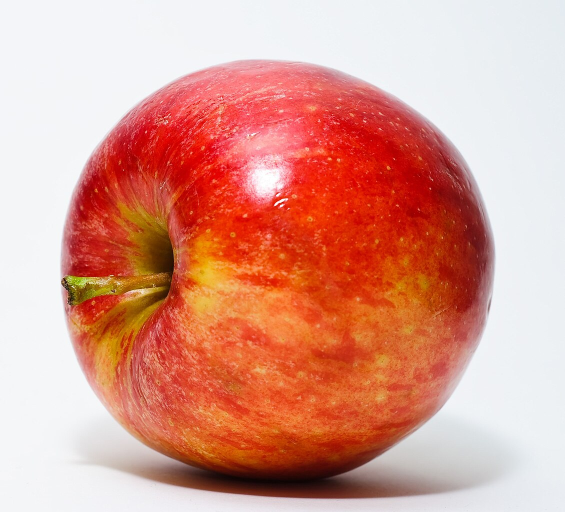
#> input picture test_image.jpg, 1130 x 1024 px, given as the content of the folder test_image.jpg/Apple, which was not available (shown at 1/2 size)
$ python -i utils.py   (imports and definitions only)
#> lines starting #> are read from the running program, lines starting #| are printed output that depends on the picture; pictures that were not available may be replaced by others from this repository, and a replacement may not be noted
from PIL import Image, ImageEnhance
import numpy as np
import os
import random

def augment_image(img):
    # horizontal flip
    if random.random() > 0.5:
        img = img.transpose(Image.FLIP_LEFT_RIGHT)

    # rotation between -20 to 20 degrees
    angle = random.uniform(-20, 20)
    img = img.rotate(angle)

    # brightness adjustment
    enhancer = ImageEnhance.Brightness(img)
    img = enhancer.enhance(random.uniform(0.8, 1.2))

    # Random zoom
    if random.random() > 0.5:
        w, h = img.size
        scale = random.uniform(0.8, 1.0)
        new_w = int(w * scale)
        new_h = int(h * scale)
        left = random.randint(0, w - new_w)
        top = random.randint(0, h - new_h)
        img = img.crop((left, top, left + new_w, top + new_h))
        img = img.resize((w, h))

    return img

def load_images(data_path, image_size=(64, 64), augment=True, augment_factor=4):
#> called with data_path = 'test_image.jpg', image_size = (64, 64), augment = True, augment_factor = 4
    X = []
    y = []

    class_map = {'Apple': 0, 'Orange': 1}

    for folder in ['Apple', 'Orange']:
        folder_path = os.path.join(data_path, folder)
        label = class_map[folder]

        for file in os.listdir(folder_path):
            img_path = os.path.join(folder_path, file)
            try:
                img = Image.open(img_path).convert('L')
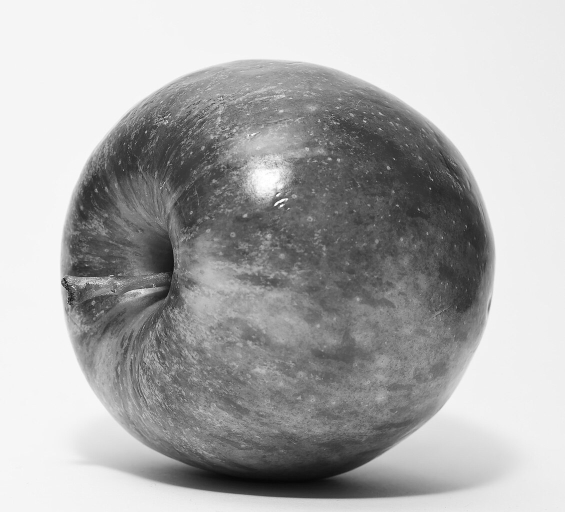
#> img: PIL image 1130x1024 L (shown at 1/2 size); min 4, max 255, mean 173.1
                img = img.resize(image_size)
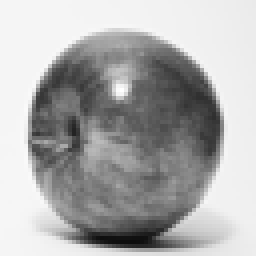
#> img: PIL image 64x64 L (shown 4 times larger); min 13, max 255, mean 173.1
                X.append(np.array(img).flatten() / 255.0)
                y.append(label)

                # Apply augmentations
                if augment:
                    for _ in range(augment_factor):
                        aug_img = augment_image(img)
                        X.append(np.array(aug_img).flatten() / 255.0)
                        y.append(label)
#> this loop made 4 passes
#> pass 1, in augment_image, `img = img.transpose(Image.FLIP_LEFT_RIGHT)`:
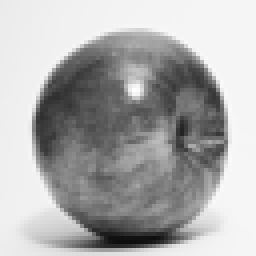
#> img: PIL image 64x64 L (shown 4 times larger); min 13, max 255, mean 173.1
#> pass 1, in augment_image, `img = img.rotate(angle)`:
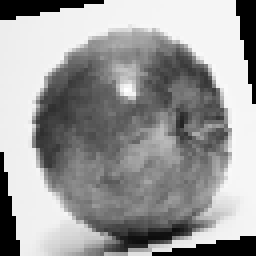
#> img: PIL image 64x64 L (shown 4 times larger); min 0, max 255, mean 155.5
#> pass 2, in augment_image (call 2), `img = img.rotate(angle)`:
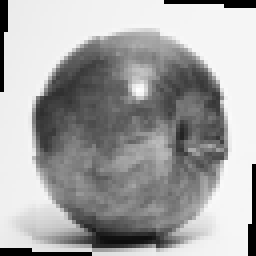
#> img: PIL image 64x64 L (shown 4 times larger); min 0, max 255, mean 165.9
#> after the loop, X = 5 items; y = [0, 0, 0, 0, 0]

            except Exception as e:
                print(f"Skipping {img_path}: {e}")

    return np.array(X), np.array(y).reshape(-1, 1)

>>> result = load_images('test_image.jpg')
